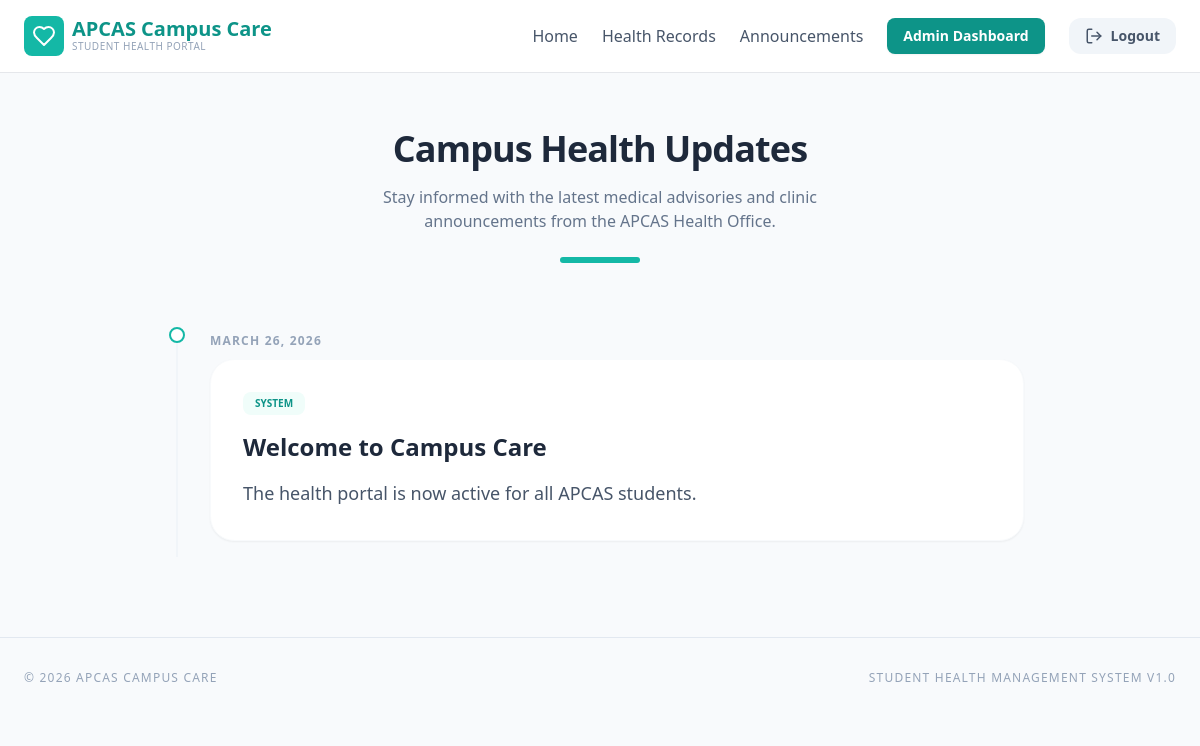
Screenshot of /announcements.php (signed in) with the database file from the repository.
### tables this page shows
CREATE TABLE IF NOT EXISTS announcements (
    id INT(11) AUTO_INCREMENT PRIMARY KEY,
    title VARCHAR(255) NOT NULL,
    content TEXT NOT NULL,
    category VARCHAR(50) DEFAULT 'General',
    created_at TIMESTAMP DEFAULT CURRENT_TIMESTAMP
);

### announcements.php (the view, shortened to what this page needs)
<?php
include_once 'config/db_connect.php';
$query = "SELECT * FROM announcements ORDER BY created_at DESC";
$result = $conn->query($query);
include 'header.php';
?>
<section class="max-w-4xl mx-auto py-12 px-6">
    <div class="text-center mb-16">
        <h2 class="text-4xl font-black text-slate-800 mb-4 tracking-tight">Campus Health Updates</h2>
        <p class="text-slate-500 max-w-lg mx-auto font-medium">Stay informed with the latest medical advisories and clinic announcements from the APCAS Health Office.</p>
        <div class="h-1.5 w-20 bg-teal-500 mx-auto mt-6 rounded-full"></div>
    </div>
    <div class="space-y-10">
        <?php if ($result && $result->num_rows > 0): ?>
            <?php while($row = $result->fetch_assoc()): ?>
                <article class="relative pl-8 border-l-2 border-slate-100 hover:border-teal-400 transition-colors pb-4">
                    <div class="absolute -left-[9px] top-0 w-4 h-4 bg-white border-2 border-teal-500 rounded-full"></div>
                    <div class="mb-2">
                        <span class="text-xs font-bold text-slate-400 uppercase tracking-widest">
                            <?php echo date('F d, Y', strtotime($row['created_at'])); ?>
                        </span>
                    </div>
                    <div class="bg-white p-8 rounded-3xl shadow-sm border border-slate-50 hover:shadow-xl hover:-translate-y-1 transition-all duration-300">
                        <div class="flex items-center gap-3 mb-4">
                            <span class="px-3 py-1 bg-teal-50 text-teal-600 text-[10px] font-black uppercase rounded-lg">
                                <?php echo htmlspecialchars($row['category']); ?>
                            </span>
                        </div>
                        <h3 class="text-2xl font-bold text-slate-800 mb-4"><?php echo htmlspecialchars($row['title']); ?></h3>
                        <p class="text-slate-600 leading-relaxed text-lg">
                            <?php echo nl2br(htmlspecialchars($row['content'])); ?>
                        </p>
                    </div>
                </article>
            <?php endwhile; ?>
        <?php endif; ?>
    </div>
</section>
<?php include 'footer.php'; ?>

### rows the page displays
announcements: created_at "MARCH 26, 2026", category "SYSTEM", title "Welcome to Campus Care", content "The health portal is now active for all APCAS students."
